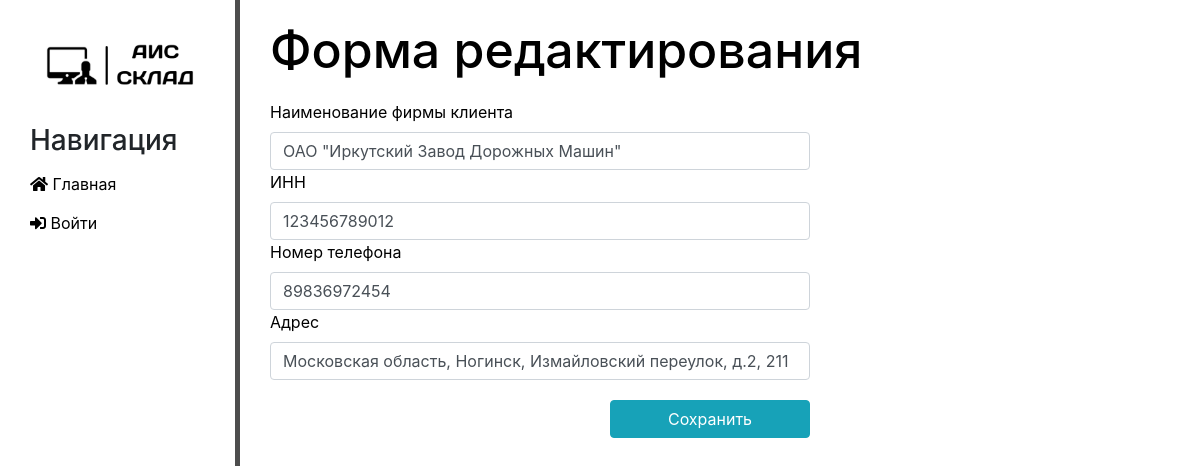
The app's page /clients/update_client/2 with its own data.
### main/models.py (models this page shows, shortened)
class Client(models.Model):
    client_name = models.CharField('Название фирмы', max_length=255)
    inn = models.BigIntegerField('ИНН')
    phone = models.CharField('Телефон', max_length=12)
    address = models.CharField('Адрес', max_length=255)
    class Meta:
        verbose_name = 'Клиент'
        verbose_name_plural = 'Клиенты'

### main/views.py (the view)
# urls.py: path('clients/update_client/<int:pk>', views.ClientsUpdatelView.as_view(), name='update_client'),
class ClientsUpdatelView(UpdateView):
    model = Client
    template_name = 'main/client_add_form.html'
    form_class = ClientForm

### main/templates/main/client_add_form.html (shortened to what this page needs)
{% extends 'main/layout.html' %}
{% block content %}
    <div class="features">
        {% if title %}
    <h1> {{title}} </h1>
        {% else %}
    <h1> Форма редактирования </h1>
         {% endif %}
        <form method="post">
            <label>Наименование фирмы клиента</label>
            {{form.client_name}}
            <label>ИНН</label>
            {{form.inn}}
            <label>Номер телефона</label>
            {{form.phone}}
            <label>Адрес</label>
            {{form.address}}
            <button type="submit" class="btn btn-info">Сохранить</button>
        </form>
    </div>
{% endblock %}

### main/static/main/css/main.css (style rules this page uses)
body { background: ; }
main .features { float:left; color: black; margin: 20px 10px 10px 30px; text-align: left; width: 75%; }
main .features h1 { font-size: 50px; margin-bottom: 20px; }
form { width:60% }
.btn-info { float: right; margin-top:20px; width: 200px; }

### records on screen
Client: client_name "ОАО \"Иркутский Завод Дорожных Машин\"", inn "123456789012", phone "89836972454", address "Московская область, Ногинск, Измайловский переулок, д.2, 211"
